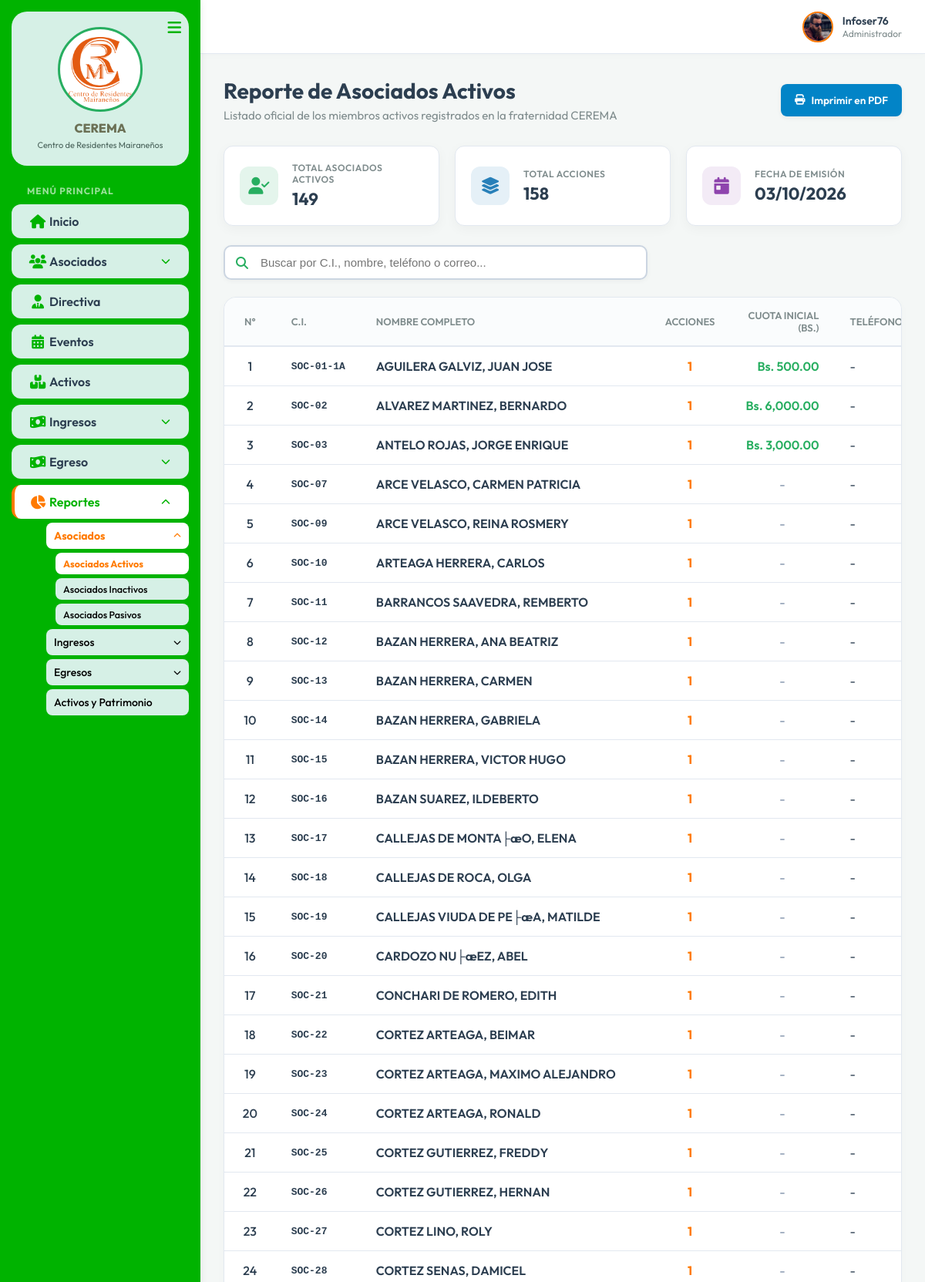
The app's page /Controller/reporte.controller.php?type=socios_activos (signed in, upper part) with its own data.
### tables this page shows
CREATE TABLE `asociados` (
  `id_socio` int(11) NOT NULL AUTO_INCREMENT,
  `ci` varchar(20) NOT NULL,
  `complemento` varchar(5) DEFAULT NULL,
  `ap_paterno` varchar(25) NOT NULL,
  `ap_materno` varchar(25) NOT NULL,
  `nombre` varchar(50) NOT NULL,
  `acciones` int(2) DEFAULT 1,
  `cuota_inicial` decimal(10,2) NOT NULL DEFAULT 0.00,
  `telefono` varchar(20) DEFAULT NULL,
  `correo` varchar(150) DEFAULT NULL,
  `fecha_ingreso` date NOT NULL,
  `created_at` timestamp NOT NULL DEFAULT current_timestamp(),
  `fechaRegistro` datetime DEFAULT NULL,
  `fechaEdicion` datetime DEFAULT NULL,
  `estado` enum('Activo','Inactivo','Pasivo') NOT NULL DEFAULT 'Activo',
  PRIMARY KEY (`id_socio`)
);

### Model/mreporte.php (called while the page is built, shortened)
<?php
class ReporteModel {
    private $conn;
    public function __construct($db) {
        $this->conn = $db;
    }
    private function ensureOtrosGastosColumnsExist() {
        try { $this->conn->exec("ALTER TABLE otros_gastos ADD COLUMN unidad_medida VARCHAR(50) DEFAULT 'Glb'"); } catch (Exception $e) {}
        try { $this->conn->exec("ALTER TABLE otros_gastos ADD COLUMN cantidad DECIMAL(10,2) DEFAULT 1.00"); } catch (Exception $e) {}
        try { $this->conn->exec("ALTER TABLE otros_gastos ADD COLUMN precio DECIMAL(10,2) DEFAULT NULL"); } catch (Exception $e) {}
    }
    public function getSociosActivos() {
        $query = "SELECT
                    s.id_socio,
                    s.ci,
                    s.complemento,
                    s.ap_paterno,
                    s.ap_materno,
                    s.nombre,
                    COALESCE(s.acciones, 1) as acciones,
                    COALESCE(s.cuota_inicial, 0.00) as cuota_inicial,
                    COALESCE((SELECT SUM(c.monto) FROM cuota_inicial_pagos c WHERE c.id_socio = s.id_socio AND (c.estado = 'Pagado' OR c.estado IS NULL OR c.estado = '')), 0.00) as cuota_inicial_pagado,
                    s.telefono,
                    s.correo,
                    s.fecha_ingreso,
                    s.estado
                  FROM asociados s
                  WHERE s.estado = 'Activo' OR s.estado = '1'
                  ORDER BY s.ap_paterno ASC, s.ap_materno ASC, s.nombre ASC";
        $stmt = $this->conn->prepare($query);
        $stmt->execute();
        return $stmt;
    }
    public function getStatsSociosActivos() {
        $query = "SELECT
                    COUNT(*) as total_socios,
                    COUNT(*) as total_activos,
                    COALESCE(SUM(COALESCE(acciones, 1)), 0) as total_acciones
                  FROM asociados
                  WHERE estado = 'Activo' OR estado = '1'";
        $stmt = $this->conn->prepare($query);
        $stmt->execute();
        return $stmt->fetch(PDO::FETCH_ASSOC);
    }
}
?>

### View/vreporte_socios_activos.php (the view, shortened to what this page needs)
<?php
require_once __DIR__ . '/header.php';
$socios_rows = [];
if (isset($socios) && $socios->rowCount() > 0) {
    $socios_rows = $socios->fetchAll(PDO::FETCH_ASSOC);
}
?>
<div id="screenReportView">
    <div class="dashboard-header">
        <div class="header-actions" style="display: flex; justify-content: space-between; align-items: center; flex-wrap: wrap; gap: 15px;">
            <div>
                <h1 class="page-title">Reporte de Asociados Activos</h1>
                <p class="page-subtitle">Listado oficial de los miembros activos registrados en la fraternidad CEREMA</p>
            </div>
            <button type="button" onclick="window.print();" class="btn-primary" style="background-color: #0284c7; border: none; cursor: pointer; padding: 10px 18px; border-radius: 8px; font-weight: 600; font-size: 13.5px; color: #ffffff; display: inline-flex; align-items: center; gap: 8px; box-shadow: 0 2px 6px rgba(0,0,0,0.06); height: 42px;">
                <i class="fa-solid fa-print"></i> Imprimir en PDF
            </button>
        </div>
    </div>
    <div class="report-stats-grid">
        <div class="report-stat-card">
            <div class="report-stat-icon active-users">
                <i class="fa-solid fa-user-check"></i>
            </div>
            <div class="report-stat-info">
                <h4>Total Asociados Activos</h4>
                <p><?php echo number_format($stats['total_activos'] ?? 0); ?></p>
            </div>
        </div>
        <div class="report-stat-card">
            <div class="report-stat-icon shares">
                <i class="fa-solid fa-layer-group"></i>
            </div>
            <div class="report-stat-info">
                <h4>Total Acciones</h4>
                <p><?php echo number_format($stats['total_acciones'] ?? 0); ?></p>
            </div>
        </div>
        <div class="report-stat-card">
            <div class="report-stat-icon date">
                <i class="fa-solid fa-calendar-day"></i>
            </div>
            <div class="report-stat-info">
                <h4>Fecha de Emisión</h4>
                <p><?php echo date('d/m/Y'); ?></p>
            </div>
        </div>
    </div>
    <div class="toolbar-container">
        <div class="search-filter-group">
            <div class="search-box">
                <input type="text" id="searchReporte" class="search-input" placeholder="Buscar por C.I., nombre, teléfono o correo...">
            </div>
        </div>
    </div>
    <div class="table-container">
        <table class="data-table" id="reporteSociosTable">
            <thead>
                <tr>
                    <th style="width: 45px; text-align: center;">N°</th>
                    <th style="width: 100px;">C.I.</th>
                    <th style="white-space: nowrap;">Nombre Completo</th>
                    <th style="width: 80px; text-align: center;">Acciones</th>
                    <th style="width: 110px; text-align: right;">Cuota Inicial (Bs.)</th>
                    <th style="width: 110px;">Teléfono</th>
                </tr>
            </thead>
            <tbody>
                <?php
                if (count($socios_rows) > 0):
                    $count = 1;
                    foreach ($socios_rows as $row):
                        $nombreCompleto = htmlspecialchars($row['ap_paterno'] . ' ' . $row['ap_materno'] . ', ' . $row['nombre']);
                        $cuotaVal = (float)($row['cuota_inicial_pagado'] ?? 0);
                ?>
                    <tr>
                        <td style="text-align: center; font-weight: 500;"><?php echo $count++; ?></td>
                        <td style="font-weight: 600; font-family: monospace; font-size: 13px; white-space: nowrap;"><?php echo htmlspecialchars($row['ci'] . (!empty($row['complemento']) ? '-' . $row['complemento'] : '')); ?></td>
                        <td style="font-weight: 600; color: var(--text-main); white-space: nowrap;"><?php echo $nombreCompleto; ?></td>
                        <td style="text-align: center; font-weight: 700; color: var(--primary);"><?php echo htmlspecialchars($row['acciones']); ?></td>
                        <?php if ($cuotaVal > 0): ?>
                            <td style="text-align: right; font-weight: 600; color: #27ae60; white-space: nowrap;">Bs. <?php echo number_format($cuotaVal, 2); ?></td>
                        <?php else: ?>
                            <td style="text-align: center; color: #94a3b8; font-weight: 500;">-</td>
                        <?php endif; ?>
                        <td style="white-space: nowrap;"><?php echo !empty($row['telefono']) ? htmlspecialchars($row['telefono']) : '-'; ?></td>
                    </tr>
                <?php
                    endforeach;
                endif; ?>
            </tbody>
        </table>
    </div>
</div>
<link rel="stylesheet" href="../css/reporte.css">

### records on screen
asociados: ci+complemento "SOC-01-1A", nombreCompleto "AGUILERA GALVIZ, JUAN JOSE", acciones "1", cuotaVal "500.00"
asociados: ci "SOC-02", nombreCompleto "ALVAREZ MARTINEZ, BERNARDO", acciones "1", cuotaVal "6,000.00"
asociados: ci "SOC-03", nombreCompleto "ANTELO ROJAS, JORGE ENRIQUE", acciones "1", cuotaVal "3,000.00"
asociados: ci "SOC-07", nombreCompleto "ARCE VELASCO, CARMEN PATRICIA", acciones "1"
asociados: ci "SOC-09", nombreCompleto "ARCE VELASCO, REINA ROSMERY", acciones "1"
asociados: ci "SOC-10", nombreCompleto "ARTEAGA HERRERA, CARLOS", acciones "1"
asociados: ci "SOC-11", nombreCompleto "BARRANCOS SAAVEDRA, REMBERTO", acciones "1"
asociados: ci "SOC-12", nombreCompleto "BAZAN HERRERA, ANA BEATRIZ", acciones "1"
asociados: ci "SOC-13", nombreCompleto "BAZAN HERRERA, CARMEN", acciones "1"
asociados: ci "SOC-14", nombreCompleto "BAZAN HERRERA, GABRIELA", acciones "1"
asociados: ci "SOC-15", nombreCompleto "BAZAN HERRERA, VICTOR HUGO", acciones "1"
asociados: ci "SOC-16", nombreCompleto "BAZAN SUAREZ, ILDEBERTO", acciones "1"
asociados: ci "SOC-17", nombreCompleto "CALLEJAS DE MONTA├æO, ELENA", acciones "1"
asociados: ci "SOC-18", nombreCompleto "CALLEJAS DE ROCA, OLGA", acciones "1"
asociados: ci "SOC-19", nombreCompleto "CALLEJAS VIUDA DE PE├æA, MATILDE", acciones "1"
asociados: ci "SOC-20", nombreCompleto "CARDOZO NU├æEZ, ABEL", acciones "1"
asociados: ci "SOC-21", nombreCompleto "CONCHARI DE ROMERO, EDITH", acciones "1"
asociados: ci "SOC-22", nombreCompleto "CORTEZ ARTEAGA, BEIMAR", acciones "1"
asociados: ci "SOC-23", nombreCompleto "CORTEZ ARTEAGA, MAXIMO ALEJANDRO", acciones "1"
asociados: ci "SOC-24", nombreCompleto "CORTEZ ARTEAGA, RONALD", acciones "1"
asociados: ci "SOC-25", nombreCompleto "CORTEZ GUTIERREZ, FREDDY", acciones "1"
asociados: ci "SOC-26", nombreCompleto "CORTEZ GUTIERREZ, HERNAN", acciones "1"
asociados: ci "SOC-27", nombreCompleto "CORTEZ LINO, ROLY", acciones "1"
asociados: ci "SOC-28", nombreCompleto "CORTEZ SENAS, DAMICEL", acciones "1"

### other values on screen
$_SESSION['nombre_usuario'] "Infoser76"
$_SESSION['rol'] "Administrador"
$stats['total_activos'] "149"
$stats['total_acciones'] "158"
